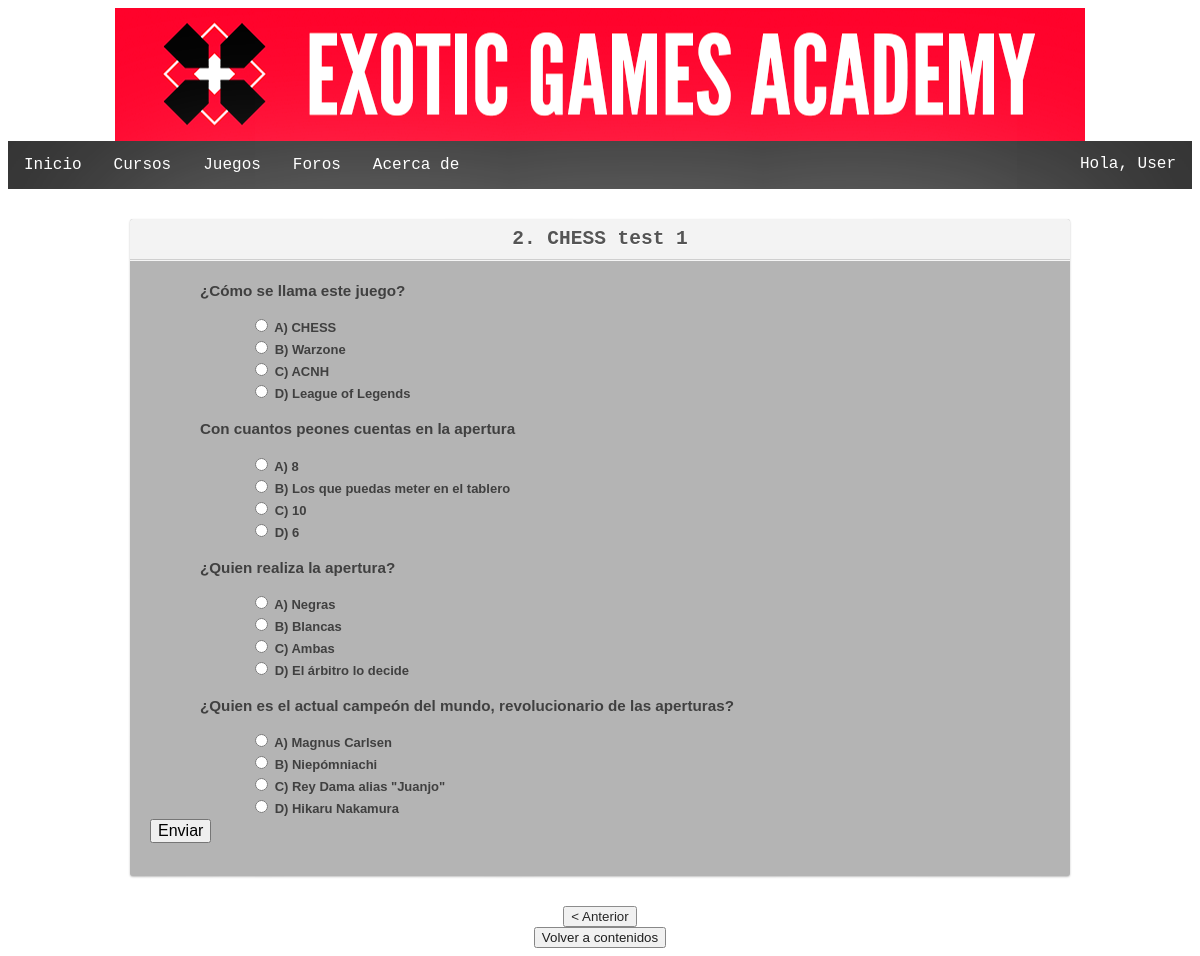
The app's page /content.php?id=2 (signed in) with its own data.
### tables this page shows
CREATE TABLE IF NOT EXISTS `preguntastest` (
  `idPregunta` int(3) NOT NULL AUTO_INCREMENT,
  `idTest` int(3) NOT NULL,
  `pregunta` mediumtext NOT NULL,
  `respuestaCorrecta` mediumtext NOT NULL,
  `respuestaIncorrecta1` mediumtext NOT NULL,
  `respuestaIncorrecta2` mediumtext NOT NULL,
  `respuestaIncorrecta3` mediumtext NOT NULL,
  PRIMARY KEY (`idPregunta`),
  KEY `test_fk_item` (`idTest`)
);

### includes/Item.php (called while the page is built, shortened)
<?php
class Item
{
    private $esTest;
    private $test;
    public function __construct($idItem, $idCurso, $orden, $html, $esTest, $numTest, $nombre)
    {
        $this->esTest = $esTest;
        if($esTest){
            $this->test = Test::getTestFromID($idItem, $numTest);
        }
    }
    public function getItemForDisplay(){
        if($this->esTest()){
            return $this->getTest()->gestiona();
        }else{
            return $this->html();
        }
    }
    public static function getItemFromID($id){
        $app = Aplicacion::getSingleton();
        $conn = $app->conexionBd();
        $query = sprintf("SELECT * FROM `itemscursos` WHERE `idItem`='%d'", $conn->real_escape_string($id));
        $item = null;
        $rs = $conn->query($query);
        if ($rs && $rs->num_rows == 1) {
            $registro = $rs->fetch_assoc();
            $item = new Item($registro['idItem'], $registro['idCurso'], $registro['orden'], $registro['codigo'], $registro['esTest'], $registro['idTest'], $registro["nombreItem"]);
        }
        return $item;
    }
    public function esTest()
    {
        return $this->esTest;
    }
    public function getTest(): ?Test
    {
        return $this->test;
    }
}

### includes/Pregunta.php (called while the page is built, shortened)
<?php
class Pregunta
{
    private $pregunta;
    private $respuestas;
    public function __construct($pregunta, $respuestaCorrecta, $respuesta1, $respuesta2, $respuesta3)
    {
        $this->pregunta = $pregunta;
        $this->respuestas=[];
        array_push($this->respuestas, $respuestaCorrecta);
        array_push($this->respuestas, $respuesta1);
        array_push($this->respuestas, $respuesta2);
        array_push($this->respuestas, $respuesta3);
        shuffle($this->respuestas);
    }
    public function getPregunta()
    {
        return $this->pregunta;
    }
    public function getRespuestas()
    {
        return $this->respuestas;
    }
}

### includes/Test.php (the view, shortened to what this page needs)
<?php
class Test extends \es\fdi\ucm\aw\Form
{
    private $itemID;
    private $preguntas;
    private $respuestas;
    private $puntuacion;
    public function __construct($itemID, $preguntas)
    {
        $this->itemID = $itemID;
        $this->preguntas = $preguntas;
    }
    public static function getTestFromID($itemID, $testID): ?Test
    {
        $app = Aplicacion::getSingleton();
        $conn = $app->conexionBd();
        $query = sprintf("SELECT * FROM `preguntastest` WHERE `idTest`='%d'", $conn->real_escape_string($testID));
        $test = null;
        $preguntas=[];
        $rs = $conn->query($query);
        if ($rs && $rs->num_rows >= 1) {
            while ($registro = $rs->fetch_assoc()) {
                $pregunta = new Pregunta($registro['pregunta'], $registro['respuestaCorrecta'], $registro['respuestaIncorrecta1'], $registro['respuestaIncorrecta2'], $registro['respuestaIncorrecta3']);
                array_push($preguntas, $pregunta);
            }
            $test = new Test($itemID, $preguntas);
        }
        return $test;
    }
    protected function generaCamposFormulario($datosIniciales, $errores = array())
    {
        $html = "<p>";
        $count = 0;
        if ($this->respuestas != null) {
            $numQuestions= count($this->preguntas);
            $html .= "<h2 class='score'>Puntuación: $this->puntuacion/$numQuestions</h2>";
            foreach ($this->preguntas as $pregunta) {
                $classTestA = "testQ";
                $classTestB = "testQ";
                $classTestC = "testQ";
                $classTestD = "testQ";
                $respuestas = $pregunta->getRespuestas();
                $tituloPregunta = $pregunta->getPregunta();
                $checkedA = "";
                $checkedB = "";
                $checkedC = "";
                $checkedD = "";
                switch ($this->respuestas[$count]) {
                    case $respuestas[0]:
                        $checkedA = "checked";
                        $classTestA = "testWrong";
                        break;
                    case $respuestas[1]:
                        $checkedB = "checked";
                        $classTestB = "testWrong";
                        break;
                    case $respuestas[2]:
                        $checkedC = "checked";
                        $classTestC = "testWrong";
                        break;
                    case $respuestas[3]:
                        $checkedD = "checked";
                        $classTestD = "testWrong";
                        break;
                }
                switch ($this->preguntas[$count]->getRespuestaCorrecta()) {
                    case $respuestas[0]:
                        $classTestA = "testCorrect";
                        break;
                    case $respuestas[1]:
                        $classTestB = "testCorrect";
                        break;
                    case $respuestas[2]:
                        $classTestC = "testCorrect";
                        break;
                    case $respuestas[3]:
                        $classTestD = "testCorrect";
                        break;
                }
                $html .= <<<EOF
                    <h3>$tituloPregunta</h3>
                    <div class ="$classTestA">
                        <input type="radio" name="question-$count-answers" id="question-$count-answers-A" value="$respuestas[0]" $checkedA disabled/>
                        <label for="question-$count-answers-A">A) $respuestas[0] </label>
                    </div>
                    <div class ="$classTestB">
                        <input type="radio" name="question-$count-answers" id="question-$count-answers-B" value="$respuestas[1]" $checkedB disabled/>
                        <label for="question-$count-answers-B">B) $respuestas[1]</label>
                    </div>
                    <div class ="$classTestC">
                        <input type="radio" name="question-$count-answers" id="question-$count-answers-C" value="$respuestas[2]" $checkedC disabled/>
                        <label for="question-$count-answers-C">C) $respuestas[2]</label>
                    </div>
                    <div class ="$classTestD">
                        <input type="radio" name="question-$count-answers" id="question-$count-answers-D" value="$respuestas[3]" $checkedD disabled/>
                        <label for="question-$count-answers-D">D) $respuestas[3]</label>
                    </div>
                </p>
            EOF;
                $count++;
            }
        }else{
            $classTestA = "testQ";
            $classTestB = "testQ";
            $classTestC = "testQ";
            $classTestD = "testQ";
                foreach ($this->preguntas as $pregunta) {
                    $respuestas = $pregunta->getRespuestas();
                    $tituloPregunta = $pregunta->getPregunta();
                    $html .= <<<EOF
                    <h3>$tituloPregunta</h3>
                    <div class ="$classTestA">
                        <input type="radio" name="question-$count-answers" id="question-$count-answers-A" value="$respuestas[0]"/>
                        <label for="question-$count-answers-A">A) $respuestas[0] </label>
                    </div>
                    <div class ="$classTestB">
                        <input type="radio" name="question-$count-answers" id="question-$count-answers-B" value="$respuestas[1]" />
                        <label for="question-$count-answers-B">B) $respuestas[1]</label>
                    </div>
                    <div class ="$classTestC">
                        <input type="radio" name="question-$count-answers" id="question-$count-answers-C" value="$respuestas[2]" />
                        <label for="question-$count-answers-C"">C) $respuestas[2]</label>
                    </div>
                    <div class ="$classTestD">
                        <input type="radio" name="question-$count-answers" id="question-$count-answers-D" value="$respuestas[3]" />
                        <label for="question-$count-answers-D">D) $respuestas[3]</label>
                    </div>
            EOF;
                    $count++;
                }
                $html .= '<button type="submit" name= "id" value="';
                $html .=$this->itemID;
                $html .='" class="submitbtn"/>Enviar</button></p>';
        }
        return $html;
    }
}

### css/estilos.css (style rules this page uses)
p { margin-left: 50px; font-family: Helvetica, Arial, sans-serif; }
h3 { margin-left: 50px; font-family: Helvetica, Arial, sans-serif; }
.testQ { margin-left: 100px; font-family: Helvetica, Arial, sans-serif; font-weight: bold; }
body { font: 13px/20px "Lucida Grande", Tahoma, Verdana, sans-serif; color: #404040; }
.submitbtn { font-size: 16px; display: flex; justify-content: center; text-decoration: none; }

### records on screen
preguntastest: pregunta "¿Cómo se llama este juego?", respuestaCorrecta "CHESS", respuestaIncorrecta2 "Warzone", respuestaIncorrecta1 "ACNH", respuestaIncorrecta3 "League of Legends"
preguntastest: pregunta "Con cuantos peones cuentas en la apertura", respuestaCorrecta "8", respuestaIncorrecta3 "Los que puedas meter en el tablero", respuestaIncorrecta1 "10", respuestaIncorrecta2 "6"
preguntastest: pregunta "¿Quien realiza la apertura?", respuestaIncorrecta1 "Negras", respuestaCorrecta "Blancas", respuestaIncorrecta2 "Ambas", respuestaIncorrecta3 "El árbitro lo decide"
preguntastest: pregunta "¿Quien es el actual campeón del mundo, revolucionario de las aperturas?", respuestaCorrecta "Magnus Carlsen", respuestaIncorrecta2 "Niepómniachi", respuestaIncorrecta3 "Rey Dama alias \"Juanjo\"", respuestaIncorrecta1 "Hikaru Nakamura"

### other values on screen
$_SESSION["given"] "User"
$contenidoPrincipal "2. CHESS test 1"
